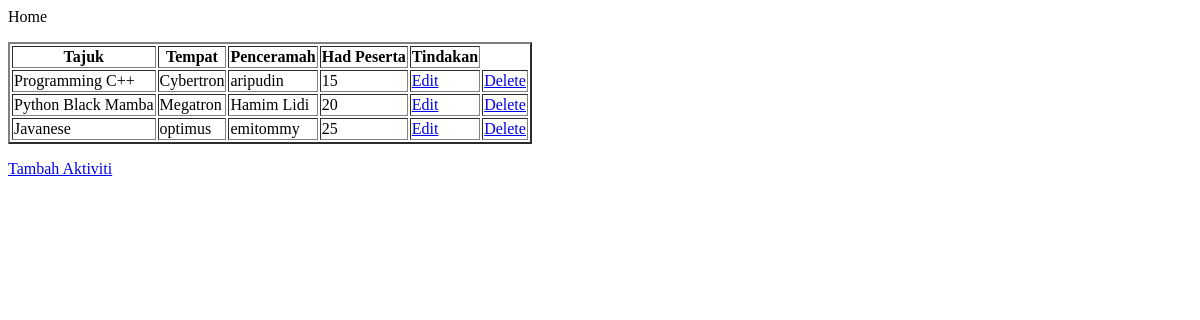
Page /penganjur/ on the earlier database version.
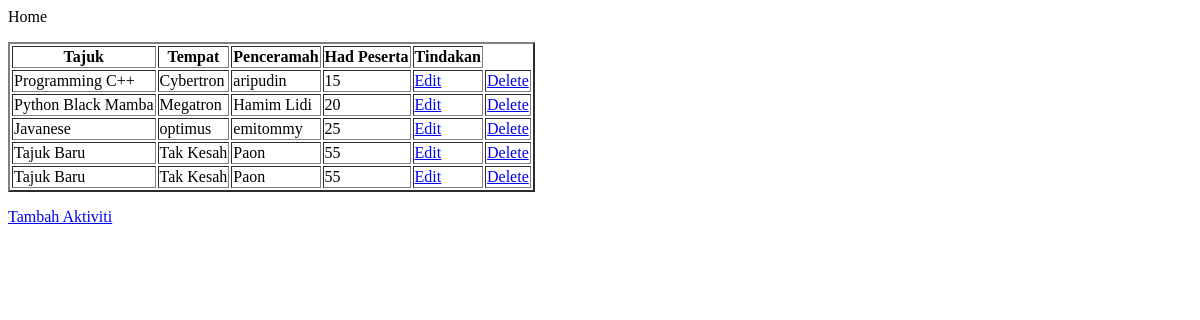
Same page on the later database version.
### penganjur/models.py (models this page shows, shortened)
class Aktiviti(models.Model):
	tajuk = models.CharField('Tajuk', blank=False, null=False, max_length=300)
	tempat = models.CharField('Tempat', blank=True, null=True,max_length=300)
	penceramah = models.CharField('Penceramah', blank=True, null=True,max_length=300)
	hadpeserta = models.IntegerField('Had Perta', blank=True, null=True)

### penganjur/views.py (the view)
# urls.py: path('', views.home, name = 'Penganjur Home'),
def home(request):
	var = Aktiviti.objects.all()
	return render(request,'penganjur/home.html',{'aktiviti':var})

### templates/penganjur/home.html
<p> Home </p>
<table border="2">
	<tr>
		<th>Tajuk</th>
		<th>Tempat</th>
		<th>Penceramah</th>
		<th>Had Peserta</th>
		<th>Tindakan</th>
	</tr>
{% for var in aktiviti %}
	<tr>
		<td>{{ var.tajuk }}</td>
		<td>{{ var.tempat }}</td>
		<td>{{ var.penceramah }}</td>
		<td>{{ var.hadpeserta }}</td>
		<td><a href = "{% url 'edit_aktiviti' var.pk %}"> Edit</a></td>
		<td><a href = "{% url 'delete_aktiviti' var.pk %}"> Delete</a></td>
	</tr>
	{% endfor %}
</table>
<p><a href = "{% url 'add_aktiviti' %}"> Tambah Aktiviti</a>

Differences in the rows shown:
added Aktiviti: tajuk "Tajuk Baru", tempat "Tak Kesah", penceramah "Paon", hadpeserta "55"
added Aktiviti: tajuk "Tajuk Baru", tempat "Tak Kesah", penceramah "Paon", hadpeserta "55"
